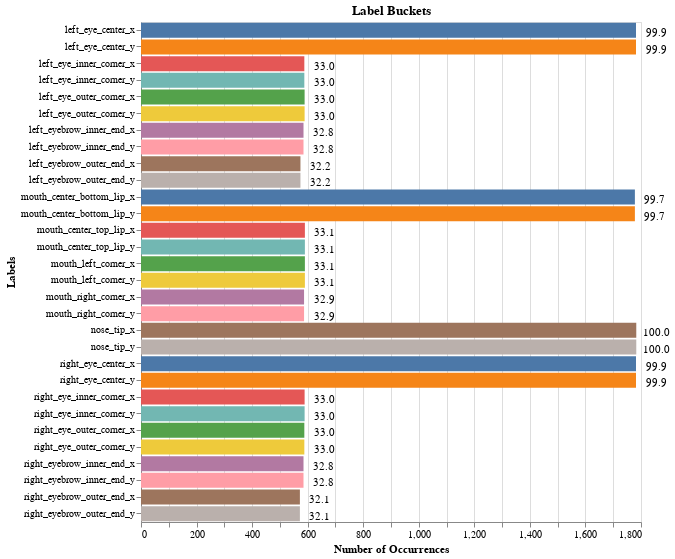

This figure's notebook cell:
### Code cell
#list(new_df['feature_name'])
print_nice_plot()

### Figure 1 — Vega-Lite specification as saved in the notebook (floating-point values rounded to 4 significant figures)
{"config": {"view": {"continuousWidth": 400, "continuousHeight": 300}}, "layer": [{"mark": "bar", "encoding": {"color": {"type": "nominal", "field": "labels", "legend": null}, "detail": {"type": "nominal", "field": "labels"}, "x": {"type": "quantitative", "axis": {"title": "Number of Occurrences"}, "field": "count"}, "y": {"type": "nominal", "axis": {"title": "Labels"}, "field": "labels"}}, "height": 500, "title": "Label Buckets", "width": 500}, {"mark": {"type": "text", "color": "black", "dx": 20, "dy": 3}, "encoding": {"detail": {"type": "nominal", "field": "labels"}, "text": {"type": "quantitative", "field": "percent_available", "format": ".1f"}, "x": {"type": "quantitative", "field": "count", "stack": "zero"}, "y": {"type": "nominal", "field": "labels"}}}], "data": {"name": "data-ce2c11727822c6e135285a95e7625beb"}, "$schema": "https://vega.github.io/schema/vega-lite/v4.8.1.json", "datasets": {"data-ce2c11727822c6e135285a95e7625beb": [{"feature_name": "left_eye_center_x", "count": 1782, "percent_available": 99.94, "labels": "left_eye_center_x"}, {"feature_name": "left_eye_center_y", "count": 1782, "percent_available": 99.94, "labels": "left_eye_center_y"}, {"feature_name": "left_eye_inner_corner_x", "count": 588, "percent_available": 32.98, "labels": "left_eye_inner_corner_x"}, {"feature_name": "left_eye_inner_corner_y", "count": 588, "percent_available": 32.98, "labels": "left_eye_inner_corner_y"}, {"feature_name": "left_eye_outer_corner_x", "count": 589, "percent_available": 33.03, "labels": "left_eye_outer_corner_x"}, {"feature_name": "left_eye_outer_corner_y", "count": 589, "percent_available": 33.03, "labels": "left_eye_outer_corner_y"}, {"feature_name": "left_eyebrow_inner_end_x", "count": 585, "percent_available": 32.81, "labels": "left_eyebrow_inner_end_x"}, {"feature_name": "left_eyebrow_inner_end_y", "count": 585, "percent_available": 32.81, "labels": "left_eyebrow_inner_end_y"}, {"feature_name": "left_eyebrow_outer_end_x", "count": 574, "percent_available": 32.19, "labels": "left_eyebrow_outer_end_x"}, {"feature_name": "left_eyebrow_outer_end_y", "count": 574, "percent_available": 32.19, "labels": "left_eyebrow_outer_end_y"}, {"feature_name": "mouth_center_bottom_lip_x", "count": 1778, "percent_available": 99.72, "labels": "mouth_center_bottom_lip_x"}, {"feature_name": "mouth_center_bottom_lip_y", "count": 1778, "percent_available": 99.72, "labels": "mouth_center_bottom_lip_y"}, {"feature_name": "mouth_center_top_lip_x", "count": 590, "percent_available": 33.09, "labels": "mouth_center_top_lip_x"}, {"feature_name": "mouth_center_top_lip_y", "count": 590, "percent_available": 33.09, "labels": "mouth_center_top_lip_y"}, {"feature_name": "mouth_left_corner_x", "count": 590, "percent_available": 33.09, "labels": "mouth_left_corner_x"}, {"feature_name": "mouth_left_corner_y", "count": 590, "percent_available": 33.09, "labels": "mouth_left_corner_y"}, {"feature_name": "mouth_right_corner_x", "count": 587, "percent_available": 32.92, "labels": "mouth_right_corner_x"}, {"feature_name": "mouth_right_corner_y", "count": 587, "percent_available": 32.92, "labels": "mouth_right_corner_y"}, {"feature_name": "nose_tip_x", "count": 1783, "percent_available": 100.0, "labels": "nose_tip_x"}, {"feature_name": "nose_tip_y", "count": 1783, "percent_available": 100.0, "labels": "nose_tip_y"}, {"feature_name": "right_eye_center_x", "count": 1782, "percent_available": 99.94, "labels": "right_eye_center_x"}, {"feature_name": "right_eye_center_y", "count": 1782, "percent_available": 99.94, "labels": "right_eye_center_y"}, {"feature_name": "right_eye_inner_corner_x", "count": 589, "percent_available": 33.03, "labels": "right_eye_inner_corner_x"}, {"feature_name": "right_eye_inner_corner_y", "count": 589, "percent_available": 33.03, "labels": "right_eye_inner_corner_y"}, {"feature_name": "right_eye_outer_corner_x", "count": 588, "percent_available": 32.98, "labels": "right_eye_outer_corner_x"}, {"feature_name": "right_eye_outer_corner_y", "count": 588, "percent_available": 32.98, "labels": "right_eye_outer_corner_y"}, {"feature_name": "right_eyebrow_inner_end_x", "count": 585, "percent_available": 32.81, "labels": "right_eyebrow_inner_end_x"}, {"feature_name": "right_eyebrow_inner_end_y", "count": 585, "percent_available": 32.81, "labels": "right_eyebrow_inner_end_y"}, {"feature_name": "right_eyebrow_outer_end_x", "count": 572, "percent_available": 32.08, "labels": "right_eyebrow_outer_end_x"}, {"feature_name": "right_eyebrow_outer_end_y", "count": 572, "percent_available": 32.08, "labels": "right_eyebrow_outer_end_y"}]}}
